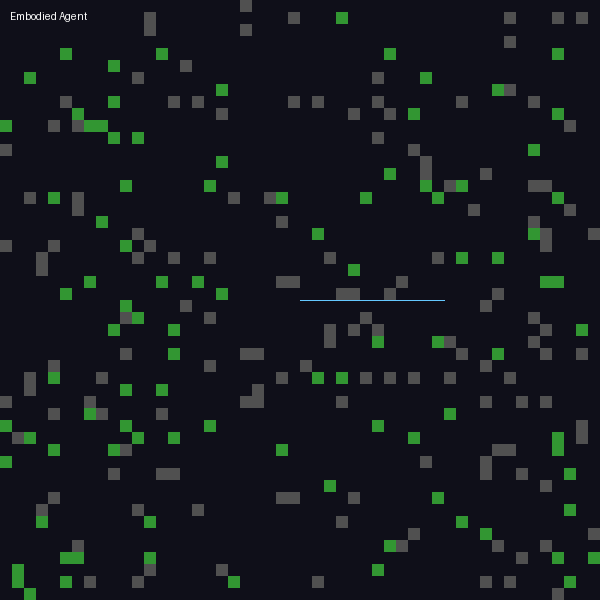

This figure's Python source:
"""
Embodiment - 具身性

身体塑造认知：感知-行动循环
例：蚂蚁的简单身体+简单规则=复杂行为

本实验模拟具身智能体
"""

import numpy as np
from PIL import Image, ImageDraw
import random

class EmbodiedAgent:
    def __init__(self, x, y, sensors=4):
        self.x = x
        self.y = y
        self.sensors = sensors  # 传感器数量（方向）
        self.direction = 0  # 朝向
        
    def sense(self, grid, size):
        """感知环境"""
        readings = []
        for i in range(self.sensors):
            # 每个传感器感知前方
            angle = self.direction + i * (360 // self.sensors)
            dx = int(np.cos(np.radians(angle)))
            dy = int(np.sin(np.radians(angle)))
            
            # 感知前方几格
            reading = 0
            for dist in range(1, 4):
                nx = (self.x + dx * dist) % size
                ny = (self.y + dy * dist) % size
                if grid[nx, ny] > 0:
                    reading = grid[nx, ny]
                    break
            readings.append(reading)
        
        return readings
    
    def act(self, readings, size):
        """根据感知行动（简单反射）"""
        # 如果前方有障碍，转向
        if readings[0] > 0:  # 前方
            self.direction = (self.direction + 90) % 360
        # 如果左边有食物，转向左
        elif readings[3] == 2:  # 左边有食物
            self.direction = (self.direction - 90) % 360
        # 否则前进
        else:
            dx = int(np.cos(np.radians(self.direction)))
            dy = int(np.sin(np.radians(self.direction)))
            self.x = (self.x + dx) % size
            self.y = (self.y + dy) % size

def run_embodied_simulation(size=50, steps=200):
    """运行具身模拟"""
    grid = np.zeros((size, size), dtype=int)
    
    # 添加食物
    for _ in range(size * 2):
        x, y = random.randint(0, size-1), random.randint(0, size-1)
        grid[x, y] = 2  # 食物
    
    # 添加障碍
    for _ in range(size * 3):
        x, y = random.randint(0, size-1), random.randint(0, size-1)
        grid[x, y] = 1  # 障碍
    
    agent = EmbodiedAgent(size//2, size//2)
    collected = 0
    history = [(agent.x, agent.y)]
    
    for _ in range(steps):
        readings = agent.sense(grid, size)
        agent.act(readings, size)
        
        # 检查是否收集到食物
        if grid[agent.x, agent.y] == 2:
            collected += 1
            grid[agent.x, agent.y] = 0
        
        history.append((agent.x, agent.y))
    
    return grid, agent, collected, history

def visualize_embodiment(grid, history, output_path):
    """可视化具身行为"""
    SIZE = 600
    scale = SIZE // grid.shape[0]
    
    img = Image.new('RGB', (SIZE, SIZE), (15, 15, 25))
    
    # 绘制环境
    for i in range(grid.shape[0]):
        for j in range(grid.shape[1]):
            x, y = i * scale, j * scale
            if grid[i, j] == 1:
                color = (80, 80, 80)
            elif grid[i, j] == 2:
                color = (50, 150, 50)
            else:
                continue
            
            draw = ImageDraw.Draw(img)
            draw.rectangle([x, y, x+scale-1, y+scale-1], fill=color)
    
    # 绘制轨迹
    draw = ImageDraw.Draw(img)
    for i in range(1, len(history)):
        x1, y1 = history[i-1]
        x2, y2 = history[i]
        draw.line([x1*scale, y1*scale, x2*scale, y2*scale], fill=(100, 200, 255), width=1)
    
    draw.text((10, 10), "Embodied Agent", fill=(255,255,255))
    
    img.save(output_path)
    print(f'Saved: {output_path}')

if __name__ == '__main__':
    output_dir = r'C:\Users\许耀仁\.openclaw\workspace\experiments'
    
    print('=== Embodiment ===')
    
    grid, agent, collected, history = run_embodied_simulation(size=50, steps=300)
    
    print(f'Food collected: {collected}')
    print(f'Steps taken: {len(history)}')
    
    visualize_embodiment(grid, history, f'{output_dir}/embodiment.png')
    
    print('Done')
